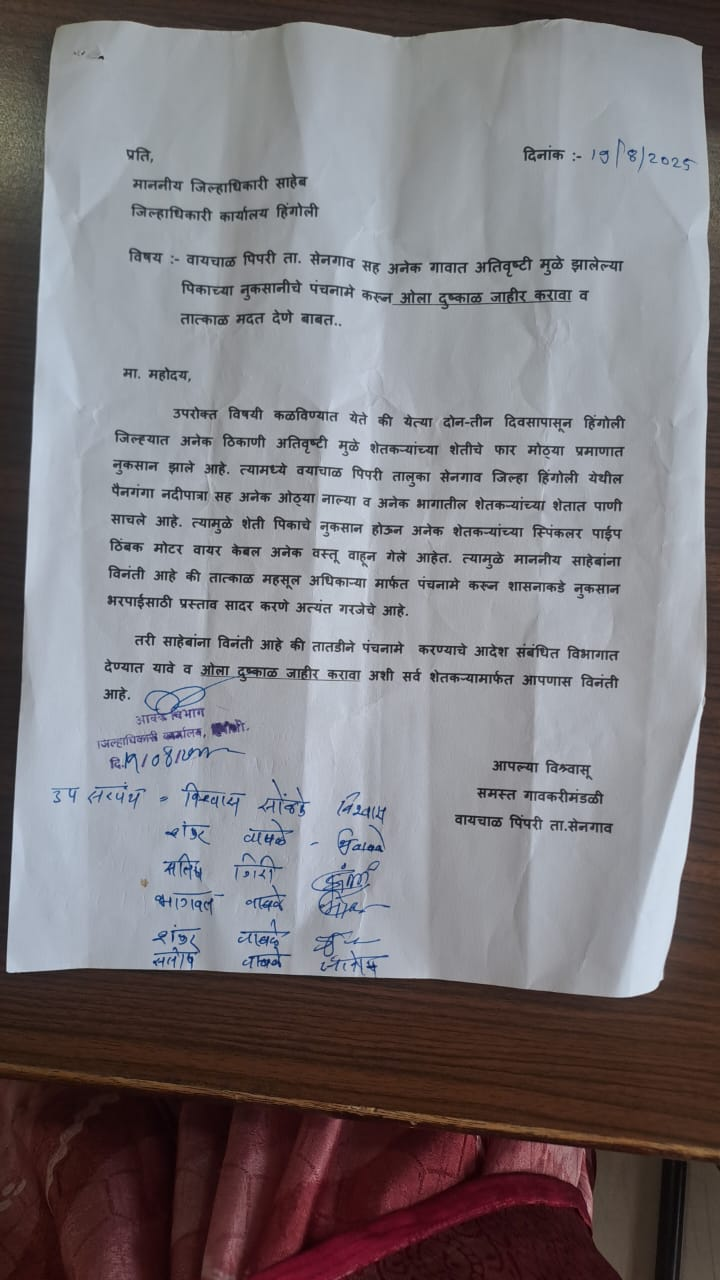
#> input picture raw_images/WhatsApp Image 2026-05-27 at 6.55.07 PM (1).jpeg, 720 x 1280 px
$ python -i processor.py   (imports and definitions only)   (older library calls are emulated)
#> lines starting #> are read from the running program, lines starting #| are printed output that depends on the picture
from typing import List, Tuple
from PIL import Image
import numpy as np
import cv2
from pathlib import Path

from .constants import (
    DENOISE_H,
    CLAHE_CLIP,
    BINARIZE_STD_THRESH,
    RAW_IMAGES_DIR,
    ARTIFACTS_DIR,
    ADAPTIVE_BLOCKSIZE,
    ADAPTIVE_C,
)
from app.logger import logger
from .utils import TransformerUtility


class ImageTransformer:
    """Deterministic image transformation pipeline.

    Each step is a method so callers can unit-test or extend behavior.
    """

    def __init__(
        self,
        denoise_h: int = DENOISE_H,
        clahe_clip: float = CLAHE_CLIP,
        binarize_std_thresh: float = BINARIZE_STD_THRESH,
    ):
        self.denoise_h = denoise_h
        self.clahe_clip = clahe_clip
        self.binarize_std_thresh = binarize_std_thresh
        logger.info(
            f"Initialized ImageTransformer with denoise_h={denoise_h}, "
            f"clahe_clip={clahe_clip}, binarize_std_thresh={binarize_std_thresh}"
        )

    # [91 lines left out: functions deskew, denoise, enhance_contrast, adaptive_binarize, compute_quality_score, transform, not called in this run]


def _ensure_dirs():
    ARTIFACTS_DIR.mkdir(parents=True, exist_ok=True)


# [26 lines not run here, left out]

>>> import cv2
>>> picture = cv2.imread('../../raw_images/WhatsApp Image 2026-05-27 at 6.55.07 PM (1).jpeg', cv2.IMREAD_GRAYSCALE)
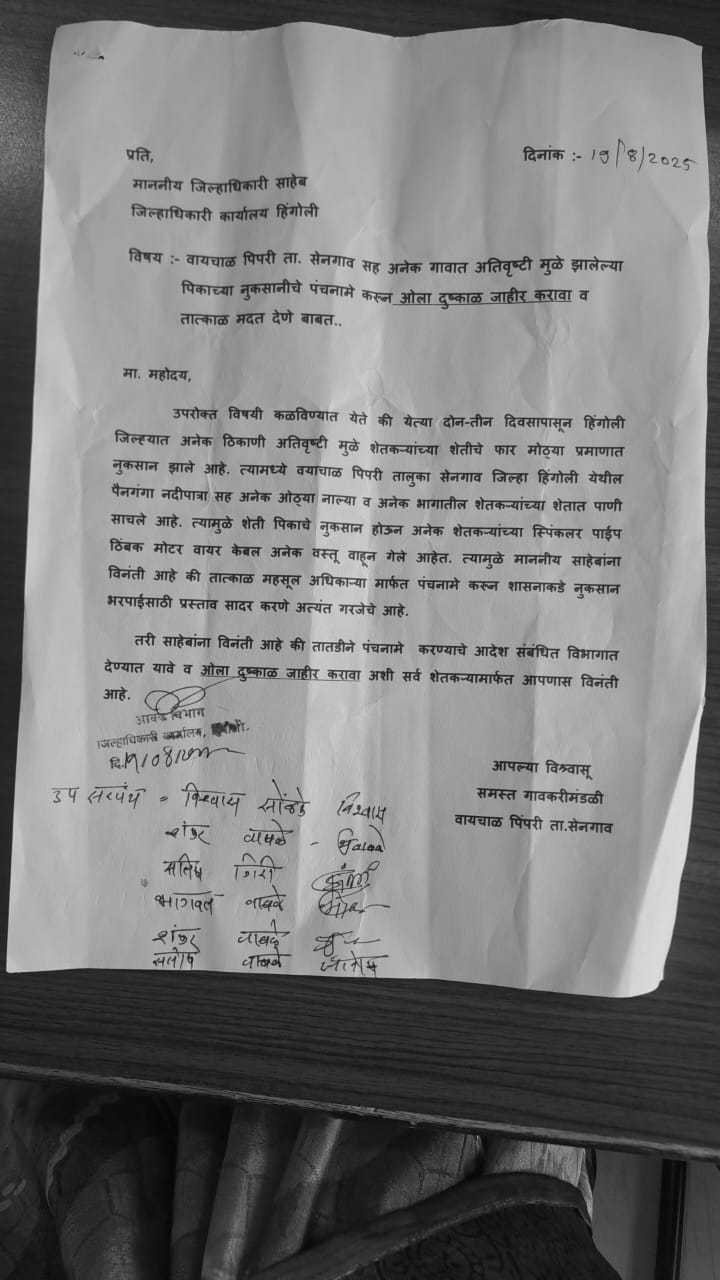
#> picture: shape (1280, 720); min 1, max 232, mean 122.9
>>> result = ImageTransformer().transform(picture)
#> (the run stopped early here; a loop or call above may not have finished)

$ run again, on raw_images/WhatsApp Image 2026-05-27 at 6.55.08 PM (2).jpeg
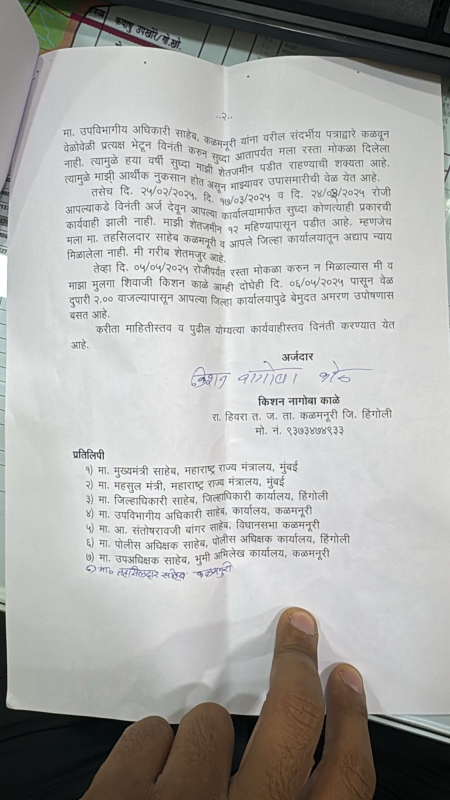
#> input picture raw_images/WhatsApp Image 2026-05-27 at 6.55.08 PM (2).jpeg, 900 x 1600 px (shown at 1/2 size)
#> `picture = cv2.imread('../../raw_images/WhatsApp Image 2026-05-27 at 6...`:
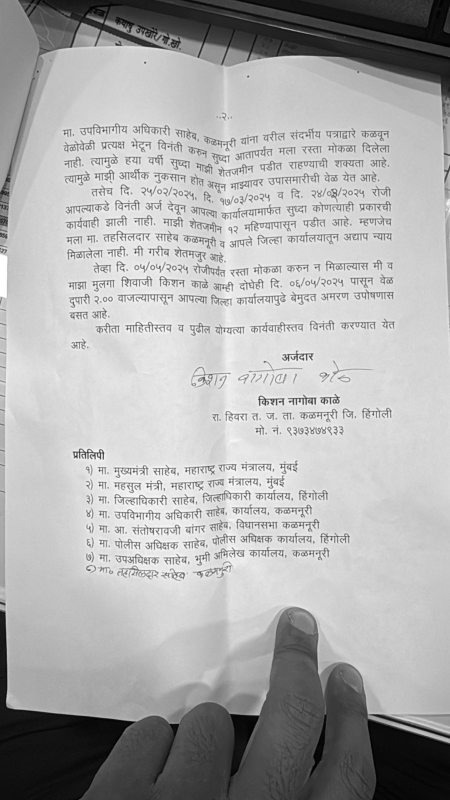
#> picture: shape (1600, 900) (shown at 1/2 size); min 0, max 255, mean 173.2

$ run again, on raw_images/WhatsApp Image 2026-05-27 at 6.55.08 PM.jpeg
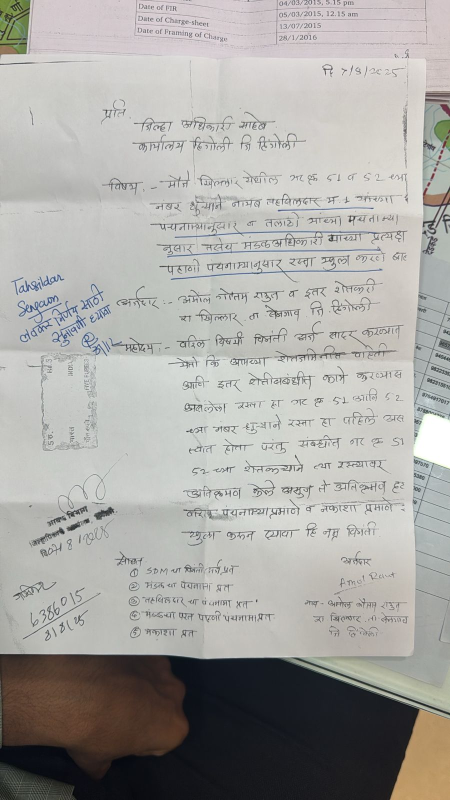
#> input picture raw_images/WhatsApp Image 2026-05-27 at 6.55.08 PM.jpeg, 900 x 1600 px (shown at 1/2 size)
#> `picture = cv2.imread('../../raw_images/WhatsApp Image 2026-05-27 at 6...`:
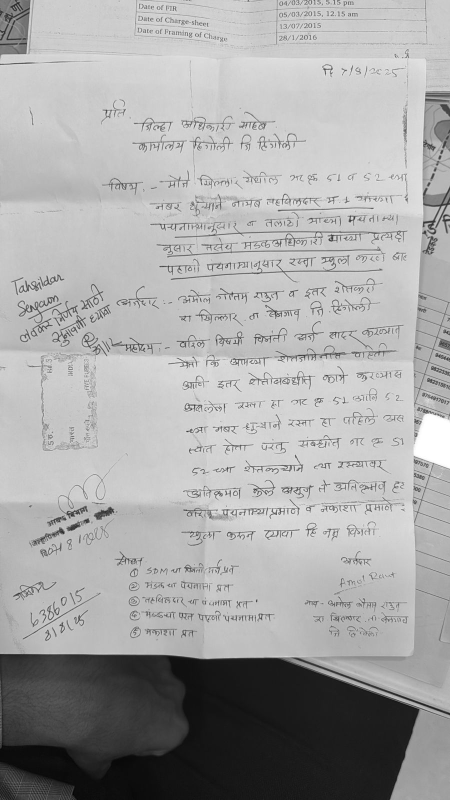
#> picture: shape (1600, 900) (shown at 1/2 size); min 0, max 255, mean 167.7
